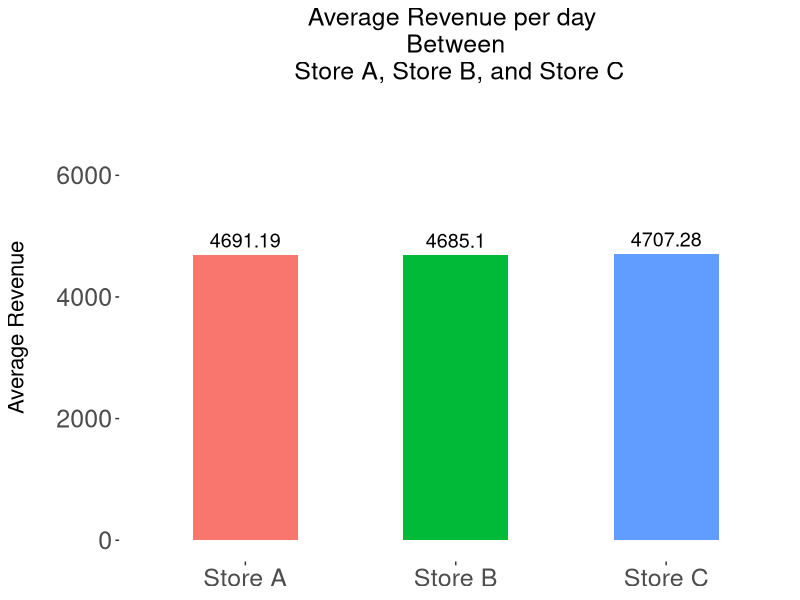
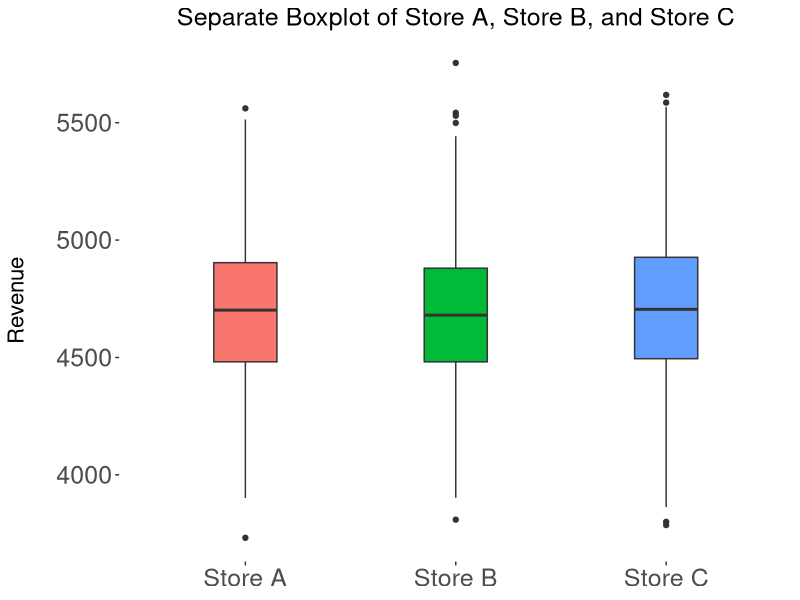
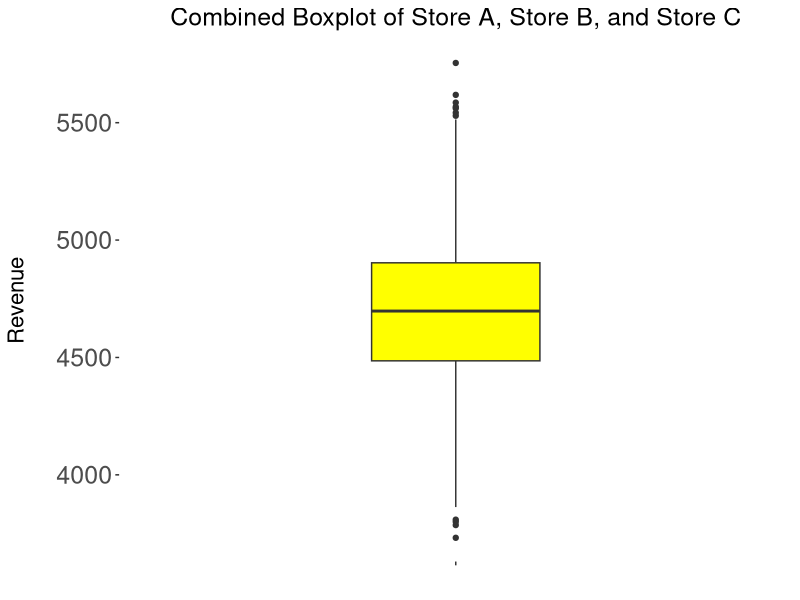
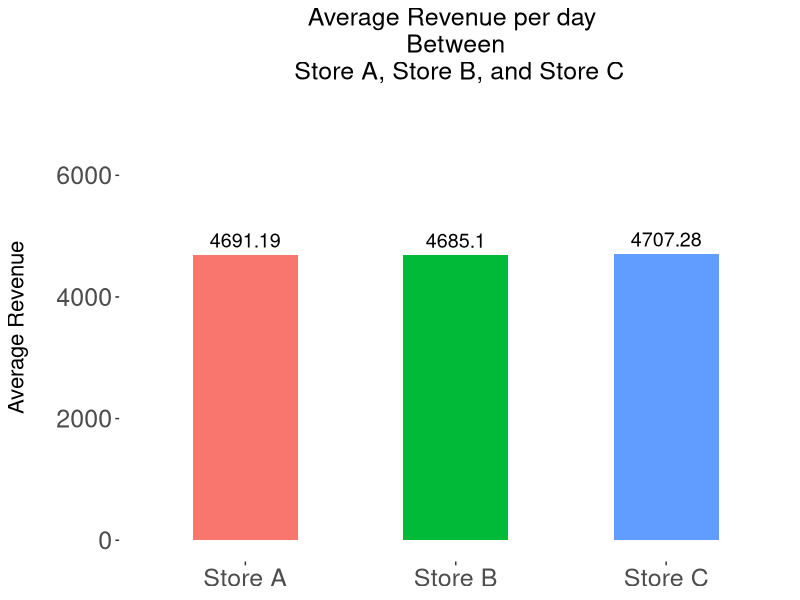
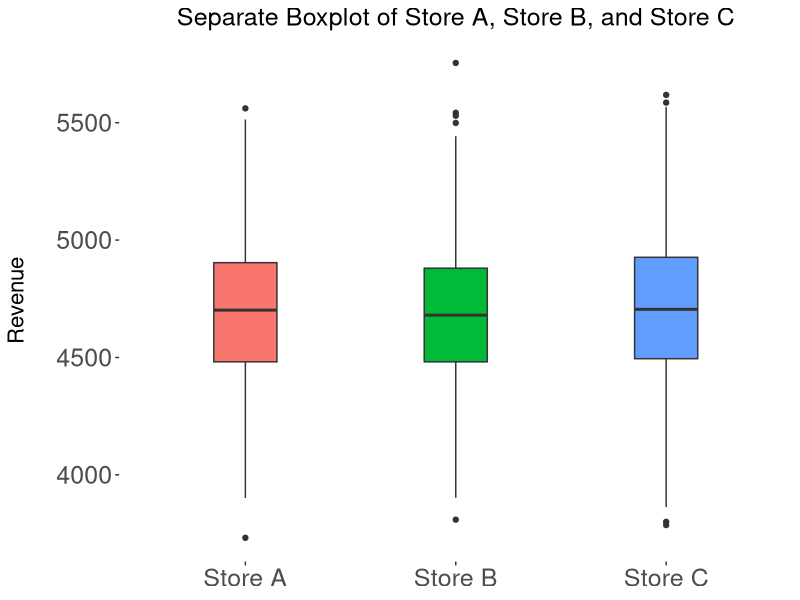
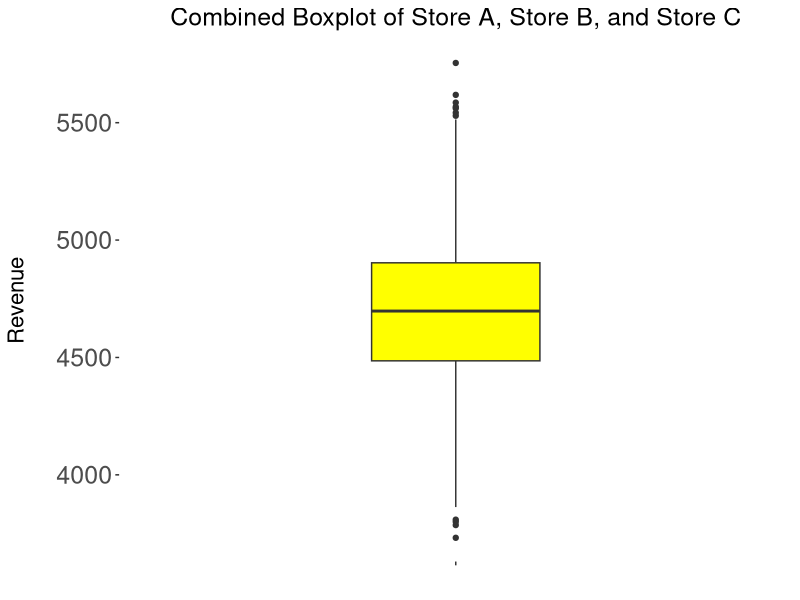

Reproduce these figures in R, in order.
library(ggplot2)
library(tidyverse)
library(car)
#wanted to consolidate all the theme functions into one with multiple arguments to increase program efficiency, but realized code readability trumps efficiency for such light programs

# generated three lists with equal variances because
# We want to conduct a one way ANOVA, s.d. or variance has to be equal(or close)
# To generate data for signifiacant difference, we passed different means as argument to rnorm() function
# To generate data for insignifcant difference, we passed the same mean i.e. 4700.12 as argument to rnorm() function

StoreA <- rnorm(365, 4700.12, 332) # Creates 365 samples of occurences, with a mean of 4700.12 and standard deviation of 332
StoreB <- rnorm(365, 4700.12, 332) # Creates 365 samples of occurences, with a mean of 4700.12 and standard deviation of 332
StoreC <- rnorm(365, 4700.12, 332) # Creates 365 samples of occurences, with a mean of 4700.12 and standard deviation of 332


# Create two columns
Revenue <- c(StoreA, StoreB, StoreC) #Combines values into one column.365 values each of Store A, Store B and Store C will be combined in that order 
Store <- rep(c("Store A", "Store B", "Store C"), each = 365) #Creates of column with Store A, Store B and Store C as the three levels. 365 iterations will be created for each Store one after the other

# Combine the columns into a data frame
Sales <- data.frame(Store, Revenue) #Creates a dataframe of the Revenue and their corresponding store 
write.csv(Sales, file="OneWayAnovaData_InSig.csv") # Creates csv file of Sales Data that was used in this script

head(Sales)

# Start Plotting for one way Anova
# barchart with mean revenue for each store



avg_barplt <- ggplot(Sales, aes(Store, Revenue, label = Revenue, fill = Store)) + 
  stat_summary(fun.y = "mean", geom = "bar", width = 0.5) + #Computes the mean of each Store group to be plotted as a bar and adjust the width of each bar
  stat_summary(aes(label=round(..y..,2)), fun.y=mean, geom="text", size=5, vjust = -0.5) + #Plots the text of the average value for each level
  theme(panel.background=element_blank(),plot.background=element_blank()) + #Creates a blank background for the plot's panel
  theme(plot.background=element_blank()) + #Creates a blank background or the plot 
  theme(plot.title = element_text(hjust = 0.5)) + # Centers plot title 
  theme(legend.position="none") + # Gets rid of the legend
  theme(axis.text = element_text(size =18), axis.title = element_text(size =16)) + # adjust the size of the axis titles
  theme(axis.title.y = element_text(margin = margin(t = 0, r = 20, b = 0, l = 0)))+ # create some space between the y-axis title and y-axis text
  theme(plot.title = element_text(size = 18)) + #adjust the size of the Plot Title
  ylim(0, 7000) + #adjust the range of y-axis
  labs(title = "Average Revenue per day \n Between \n Store A, Store B, and Store C", #Adds a title for the plot
       x = NULL, y = "Average Revenue" ) #Labels for the x and y axis

avg_barplt


sep_boxplt <- ggplot(Sales, aes(x= Store, y = Revenue, label = Revenue, fill = Store)) + 
  geom_boxplot(width = 0.3) +
  theme(panel.background=element_blank(),plot.background=element_blank()) + #Creates a blank background for the plot's panel
  theme(plot.background=element_blank()) + #Creates a blank background for the plot 
  theme(plot.title = element_text(hjust = 0.5)) + # Centers plot title 
  theme(legend.position="none") + # Gets rid of the legend
  theme(axis.text = element_text(size =18), axis.title = element_text(size =16)) + # adjust the size of the axis titles
  theme(axis.title.y = element_text(margin = margin(t = 0, r = 20, b = 0, l = 0)))+ # create some space between the y-axis title and y-axis text
  theme(plot.title = element_text(size = 18)) + #adjust the size of the Plot Title
  labs(title = "Separate Boxplot of Store A, Store B, and Store C", #Adds a title for the plot
       x = NULL, y = "Revenue" )

sep_boxplt


com_boxplt <- ggplot(Sales, aes(x = '', y = Revenue)) +
  geom_boxplot(width = 0.3, fill = "yellow1") +
  theme(panel.background=element_blank(),plot.background=element_blank()) + #Creates a blank background for the plot's panel
  theme(plot.background=element_blank()) + #Creates a blank background for the plot 
  theme(plot.title = element_text(hjust = 0.5)) + # Centers plot title 
  theme(legend.position="none") + # Gets rid of the legend
  theme(axis.text = element_text(size =18), axis.title = element_text(size =16)) + # adjust the size of the axis titles
  theme(axis.title.y = element_text(margin = margin(t = 0, r = 20, b = 0, l = 0)))+ # create some space between the y-axis title and y-axis text
  theme(plot.title = element_text(size = 18)) + #adjust the size of the Plot Title
  labs(title = "Combined Boxplot of Store A, Store B, and Store C", #Adds a title for the plot
       x= NULL, 	 y = "Revenue" )

com_boxplt


# Exporting plots as JPEGs

ggsave("OneWayAnovaPlot_InSig1.jpeg", avg_barplt)
ggsave("OneWayAnovaPlot_InSig2.jpeg", sep_boxplt)
ggsave("OneWayAnovaPlot_InSig3.jpeg", com_boxplt)


oneway.test(Revenue~Store, var.equal = FALSE) #oneway Anova test



aov.out = aov (Revenue~Store, data = Sales) # this allows to store the output of the ANOVA test, and use extraction function later on
summary(aov.out)

#p-value = 0.345
#F value = 1.066

#since the p value is not small enough (or the F-Statistics is too small),
#we can conclude that there is no significant difference between any pair combination of the 3 datasets


